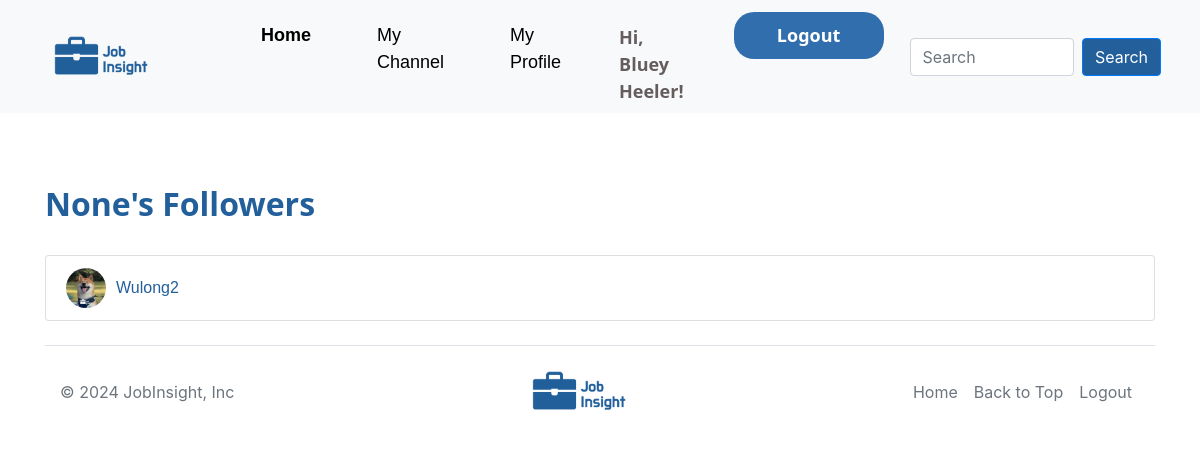
The page /followers/3 (signed in) on the database its author committed.
### app/models.py (models this page shows, shortened)
class UserDetails(db.Model):
    __tablename__ = 'user_details'
    id = db.Column(db.Integer, db.ForeignKey('user.id'), primary_key=True)
    name = db.Column(db.String(80))
    address = db.Column(db.Text)
    img = db.Column(db.String(200))
    company = db.Column(db.String(100))
    city = db.Column(db.String(100))
    country = db.Column(db.String(100))
    phone = db.Column(db.Integer)
    job_title = db.Column(db.String(100))
    job_description = db.Column(db.Text)
    education_level = db.Column(db.String(100))
    academic_institution = db.Column(db.String(100))
    user = db.relationship('User', back_populates='details')

class User(UserMixin, db.Model):
    __tablename__ = 'user'
    id = db.Column(db.Integer, primary_key=True)
    username = db.Column(db.String(80), unique=True, nullable=False)
    email = db.Column(db.String(120), unique=True, nullable=False)
    password_hash = db.Column(db.String(80))
    details = db.relationship('UserDetails', back_populates='user', uselist=False, cascade='all, delete-orphan')

### app/routes.py (the view)
@main.route('/followers/<int:user_id>')
def followers(user_id):
    user = User.query.get_or_404(user_id)  # 确保用户存在
    followers = User.query.join(Follow, Follow.follower_id == User.id).filter(Follow.followed_id == user_id).all()
    return render_template('followers.html', user=user, followers=followers)

### app/__init__.py (called while the page is built)
def create_app():
    app = Flask(__name__)
    app.config.from_object(Config)
    db.init_app(app)
    migrate.init_app(app, db)
    login_manager.init_app(app)
    @login_manager.user_loader
    def load_user(user_id):
        return User.query.get(int(user_id))
    from .routes import main as main_blueprint
    app.register_blueprint(main_blueprint)
    login_manager.login_view = 'main.login'
    login_manager.login_view = 'login'
    with app.app_context():
        from . import routes, models
        db.create_all()  # 创建或更新数据库表
    return app

### app/templates/followers.html
{% extends "base.html" %}
{% block content %}
<div class="container followsection">
    <h2>{{ user.details.name }}'s Followers</h2>
    <br>
    <div class="list-group">
        {% for follower in followers %}
        <a href="{{ url_for('main.channel', user_id=follower.id) }}" class="list-group-item list-group-item-action d-flex align-items-center">
            {% if follower.details.img %}
                <img src="{{ url_for('static', filename='user_icon/uploads/' + follower.details.img) }}" alt="{{ follower.details.name }}'s Avatar" style="width: 40px; height: 40px; border-radius: 50%; object-fit: cover; margin-right: 10px;">
            {% else %}
                <img src="{{ url_for('static', filename='user_icon/default_user_icon.jpg') }}" alt="Default Avatar" style="width: 40px; height: 40px; border-radius: 50%; object-fit: cover; margin-right: 10px;">
            {% endif %}
            {{ follower.details.name if follower.details and follower.details.name else follower.username }}
        </a>
        {% endfor %}
    </div>
</div>
{% endblock %}

### app/templates/base.html (shortened to what this page needs)
<html>
    <head>
        <link href="https://cdn.jsdelivr.net/npm/bootstrap@5.3.3/dist/css/bootstrap.min.css" rel="stylesheet">
        <link rel="stylesheet" href="{{url_for ('static', filename= 'styles.css')}}">
        <link rel="stylesheet" href="https://cdnjs.cloudflare.com/ajax/libs/font-awesome/5.15.4/css/all.min.css">
        <link rel="stylesheet" href="https://stackpath.bootstrapcdn.com/bootstrap/4.5.2/css/bootstrap.min.css">
    </head>
    <body data-user-authenticated="{{ 'true' if current_user.is_authenticated else 'false' }}">
        <nav class="navbar navbar-expand-lg navbar-dark bg-light">
            <div class="container-fluid">
                <a class="nav-link nav-logo" href="{{ url_for('main.home') }}"
                            style = "font-weight: bolder !important;"> <img src="{{ url_for('static', filename='img/fulllogo.png') }}" alt="Logo" style="width: 150px;" class="rounded-pill"> </a>
                <div class="collapse navbar-collapse" id="mynavbar">
                    <ul class="navbar-nav me-auto">
                        <li class="nav-item">
                            <a class="nav-link text-black-50" href="{{ url_for('main.home') }}"
                            style = "font-weight: bolder !important;">Home</a>
                        </li>
                        {% if current_user.is_authenticated%}
                        <li class="nav-item">
                            <a class="nav-link text-black-50 requires-auth" href="{{ url_for('main.channel', user_id=current_user.id) }}"> My Channel </a>
                        </li>
                        <li class="nav-item">
                            <a class="nav-link text-black-50 requires-auth" href="{{ url_for('main.profile') }}"> My Profile </a>
                        </li>
                        {% if current_user.is_authenticated %}
                        <li class="nav-item mt-3">
                            <span style="color: rgb(101, 93, 93); font-family:'Segoe UI', Tahoma, Geneva, Verdana, sans-serif;font-size: large; font-weight: bold;">Hi, {{ current_user.details.name if current_user.details and current_user.details.name else current_user.username }}!</span>
                        </li>
                        {% endif %}
                        <li class="nav-item">
                            <a class="nav-link login" href="{{ url_for('main.logout') }}">Logout</a>
                        </li>
                        {% else %}
                        <li class="nav-item">
                            <a class="nav-link login" href="{{ url_for('main.login') }}">Login</a>
                        </li>
                        {% endif %}
                    </ul>
                    <form action="{{ url_for('main.search') }}" method="get" class="d-flex centered-content mt-3 px-2">
                        <input name="query" class="form-control me-2 ml-2" type="text" placeholder="Search">
                        <button class="btn btn-primary" type="submit">Search</button>
                    </form>
              </div>
            </div>
        </nav>
        <br>
        {% with messages = get_flashed_messages() %}
        <br> <br>
        {% endwith %}
        {% block content %}{% endblock %}
        <footer>
            <div class="container">
                <footer class="d-flex flex-wrap justify-content-between align-items-center py-3 my-4 border-top">
                  <p class="col-md-4 mb-0 text-muted">© 2024 JobInsight, Inc</p>
                  <a href="/" class="col-md-4 d-flex align-items-center justify-content-center mb-3 mb-md-0 me-md-auto link-dark text-decoration-none">
                    <img src="{{ url_for('static', filename='img/fulllogo.png') }}" alt="Logo" style="width: 150px;" class="rounded-pill">
                  </a>
                  <ul class="nav col-md-4 justify-content-end">
                    <li class="nav-item"><a href="{{ url_for('main.home') }}"  class="nav-link px-2 text-muted">Home</a></li>
                    <li class="nav-item"><a href="#top" class="nav-link px-2 text-muted">Back to Top</a></li>
                    <li class="nav-item">
                        {% if current_user.is_authenticated %}
                        <a class="nav-link px-2 text-muted" href="{{ url_for('main.logout') }}">Logout</a>
                        {% else %}
                        <a class="nav-link px-2 text-muted" href="{{ url_for('main.login') }}">Login</a>
                        {% endif %}
                    </li>
                  </ul>
                </footer>
              </div>
        </footer>
    </body>
</html>

### app/static/styles.css (style rules this page uses)
.navbar .navbar-nav .nav-link { color: black !important; font-family:Verdana, Geneva, Tahoma, sans-serif; font-size: 18px !important; font-weight: 500 !important; padding: 10px; border-radius: 10px !important; margin-top: 4px; transition: all 0.3S; }
.navbar .nav-logo img { transition: all 0.3s ease; }
.navbar .navbar-nav .login { color: white !important; background-color: rgb(48, 110, 173) !important; border-radius: 20px !important; font-family:'Segoe UI', Tahoma, Geneva, Verdana, sans-serif; font-weight: bolder !important; text-align: center; width: 150px; transition: all 0.4s ease !important; outline: none; }
.navbar .navbar-nav .nav-item { margin-right: 10px !important; margin-left: 40px !important; border-right: 70px !important; }
.navbar .btn { background-color: rgb(34, 95, 155); transition: all 0.3s; }
.followsection h2 { font-family:'Segoe UI', Tahoma, Geneva, Verdana, sans-serif; font-size:xx-large; color: rgb(34, 95, 155) !important; font-weight: bolder; }
.list-group-item { font-family: 'Verdana', sans-serif; color: rgb(34, 95, 155) !important; transition: transform 0.3s ease; }

### rows shown on the page
UserDetails: details "Bluey Heeler"
UserDetails: details.name "None"
User: details "Wulong2"
